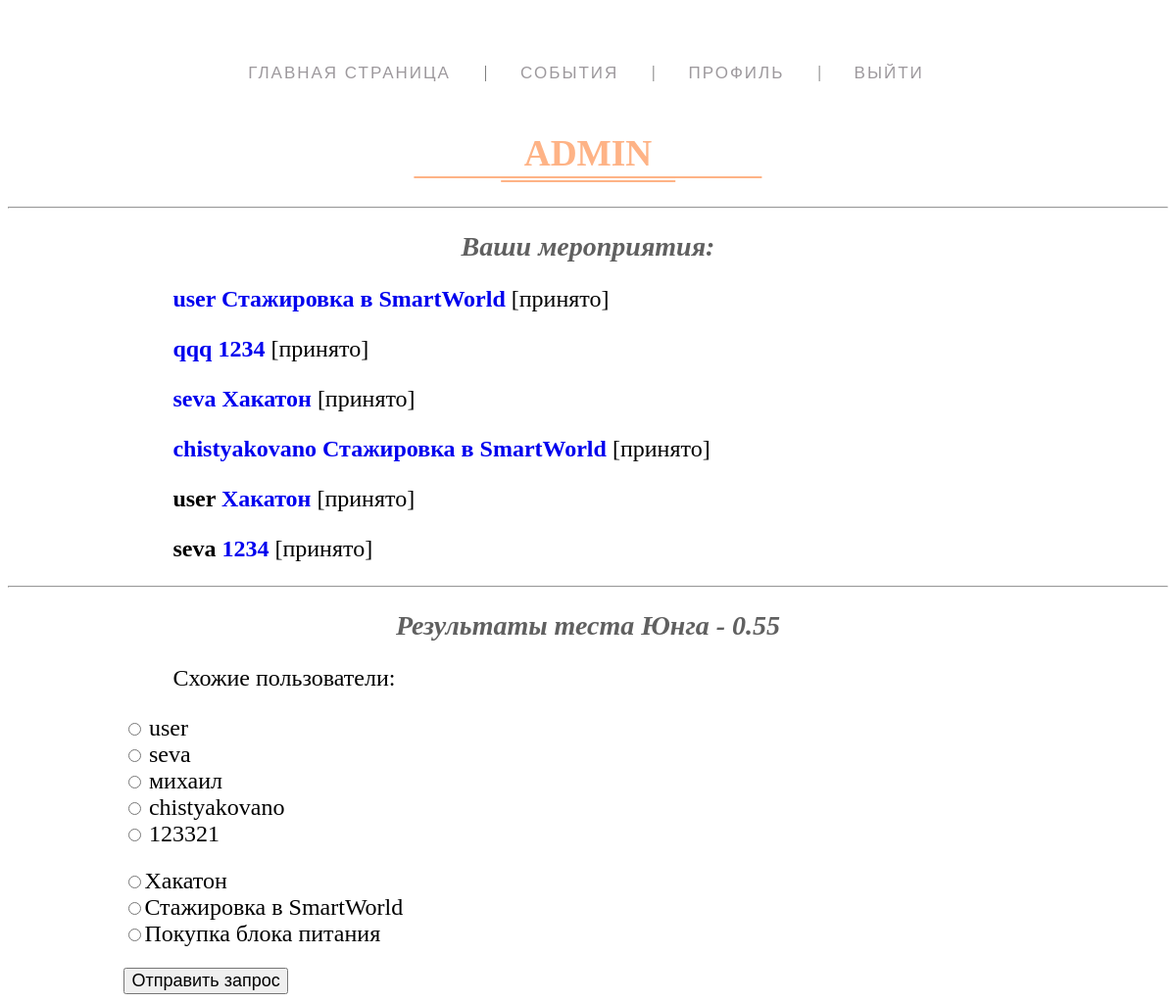
/profile/ (signed in), run on the app's committed database.
### myfirst/apps/articles/models.py (models this page shows)
class Invite(models.Model):
    event = models.IntegerField()
    e_name = models.CharField(default="", max_length=500)
    name1 = models.CharField(max_length=500)
    name2 = models.CharField(max_length=500)
    submit = models.IntegerField()

class UserInfo(models.Model):
    name = models.CharField(max_length=500)
    test = models.FloatField()

class Event(models.Model):
    id = models.IntegerField(primary_key=True)
    name = models.CharField(max_length=500)
    time = models.DateTimeField()
    picture = models.URLField(default="https://hh.ru/employer-logo/3184173.png")
    text = models.TextField()

### myfirst/apps/articles/views.py (the view, shortened to what this page needs)
# urls.py: path('profile/', views.profile, name='profile'),
def profile(request):
    global delta_ungi
    user = request.user.username
    test = -1
    try:
        user = request.GET['user']
    except:
        pass
    try:
        test = UserInfo.objects.get(name=user).test
    except:
        pass
    invites = Invite.objects.filter(name2=user)
    my_invites = Invite.objects.filter(name1=user, submit=2)
    test_users = UserInfo.objects.filter()
    all_events = Event.objects.filter()
    users_list = list()
    for tu in test_users:
        if test + delta_ungi > tu.test > test - delta_ungi and tu.name != user:
            users_list.append(tu.name)
    chat = list()
    chat_id = -1
    return render(request, 'profile.html', {"u": user, "test": test, "invites": invites, "my_invites": my_invites,
                                            "test_users": users_list, "events": all_events, "chat": chat})

### myfirst/templates/profile.html (shortened to what this page needs)
<!DOCTYPE html>
{% load static  %}
<html lang="en">
<head>
    <link rel="stylesheet" href="{% static "css/style.css" %}">
</head>
<body>
<ul>
    <li><a href="{% url 'index' %}">Главная страница</a></li>
    <li><a href="{% url 'events' %}">События</a></li>
    {% if user.is_authenticated %}
        <li><a href="{% url 'profile'%}">Профиль</a></li>
        <li><a href="{% url 'logout'%}?next={{request.path}}">Выйти</a></li>
    {% else %}
        <li><a href="{% url 'login'%}">Войти</a></li>
        <li><a href="{% url 'reg'%}">Регистрация</a></li>
    {% endif %}
</ul>
<div class="header-h1">
<h1>{{u}}</h1></div>
{% if user.is_authenticated  %}
    {% if  u == user.get_username or u == " "%}
        <hr>
        <h2>Ваши мероприятия:</h2>
        {% for i in my_invites %}
                <p><b><a href="{% url 'profile' %}?user={{i.name2}}">{{i.name2}}</a> <a href="{% url 'events' %}{{i.event}}">{{i.e_name}}</a></b> [принято]<br></p>
        {% endfor %}
        {% for i in invites %}
            {% if i.submit == 0 %}
                <p>
                    <a href="{% url 'profile' %}?user={{i.name1}}">{{i.name1}}</a> <a href="{% url 'events' %}{{i.event}}">{{i.e_name}}</a>
                    <a href="{% url 'submit_invite' %}?user={{i.name1}}&event={{i.event}}&r=2">[+]</a>
                    <a href="{% url 'submit_invite' %}?user={{i.name1}}&event={{i.event}}&r=1">[-]</a><br>
                </p>
            {% elif i.submit == 2 %}
                <p>
                <b>{{i.name1}} <a href="{% url 'events' %}{{i.event}}">{{i.e_name}}</a></b> [принято]<br>
                </p>
            {% endif %}
        {% endfor %}
        <hr>
        {% if test != -1 %}
            <h2>Результаты теста Юнга - {{test}}</h2>
            {% if test_users %}
                <p>Схожие пользователи:<br></p>
                <form action="{% url 'call' %}" method="post" >
                    {% for tu in test_users %}
                        <input type="radio" name="user_l" value="{{tu}}" required  /> <span>{{tu}}</span><br>
                    {% endfor %}
                    <br>
                    {% for e in events %}
                        <input type="radio" name="event_l" value="{{e.name}}" required  /><span>{{e.name}}</span><br>
                    {% endfor %}
                    <br>
                    <button type="submit">Отправить запрос</button>
                </form>
            {% endif %}
        {% endif %}
    {% endif %}
{% else %}
    <p>Да не авторизованы. <a href="{% url 'login'%}?next={{request.path}}">Войти на сайт</a>.</p>
{% endif %}
</body>
</html>

### static/css/style.css (style rules this page uses)
a { text-decoration: none }
.header-h1 h1 { position: relative; padding-bottom: .5rem; font-size: 28pt; text-transform: uppercase; text-align: center; color: #feb386; }
.header-h1 h1::before { content: ""; position: absolute; border-bottom: 2px solid #feb386; bottom: .25rem; left: 50%; width: 30%; transform: translateX(-50%); }
.header-h1 h1::after { content: ""; position: absolute; border-bottom: 2px solid #feb386; bottom: 0; left: 50%; width: 15%; transform: translateX(-50%); }
h2 { font-style: italic; text-align: center; font-size: 28px; color: #606060; }
p { text-align: justify; font-size: 18pt; text-indent: 50px; padding: 0px 10% 0px 10% ; }
span { font-size: 18pt; }
form { padding-left: 10%; padding-right: 10%; font-size: 18px; }
button { font-size: 18px; }
ul { list-style: none; margin: 40px 0 5px; padding: 25px 0 5px; text-align: center; background: white; }
ul li { display: inline-block; }
ul li:after { content: "|"; color: #606060; display: inline-block; vertical-align:top; }
ul li:last-child:after { content: none; }
ul a { text-decoration: none; font-family: 'Ubuntu Condensed', sans-serif; letter-spacing: 2px; position: relative; padding-bottom: 20px; margin: 0 34px 0 30px; font-size: 17px; text-transform: uppercase; display: inline-block; transition: color .2s; }
ul a, ul a:visited { color: #9d999d; }
ul a:before, ul a:after { content: ""; position: absolute; height: 4px; top: auto; right: 50%; bottom: -5px; left: 50%; background: #feb386; transition: .8s; }

### data on the page
Invite: name2 "user", e_name "Стажировка в SmartWorld"
Invite: name2 "qqq", e_name "1234"
Invite: name2 "seva", e_name "Хакатон"
Invite: name2 "chistyakovano", e_name "Стажировка в SmartWorld"
Invite: name1 "user", e_name "Хакатон"
Invite: name1 "seva", e_name "1234"
UserInfo: test "0.55"
UserInfo: test_users "user"
UserInfo: test_users "seva"
UserInfo: test_users "михаил"
UserInfo: test_users "chistyakovano"
UserInfo: test_users "123321"
Event: name "Хакатон"
Event: name "Стажировка в SmartWorld"
Event: name "Покупка блока питания"

### other printed values
{{ u }} "ADMIN"
